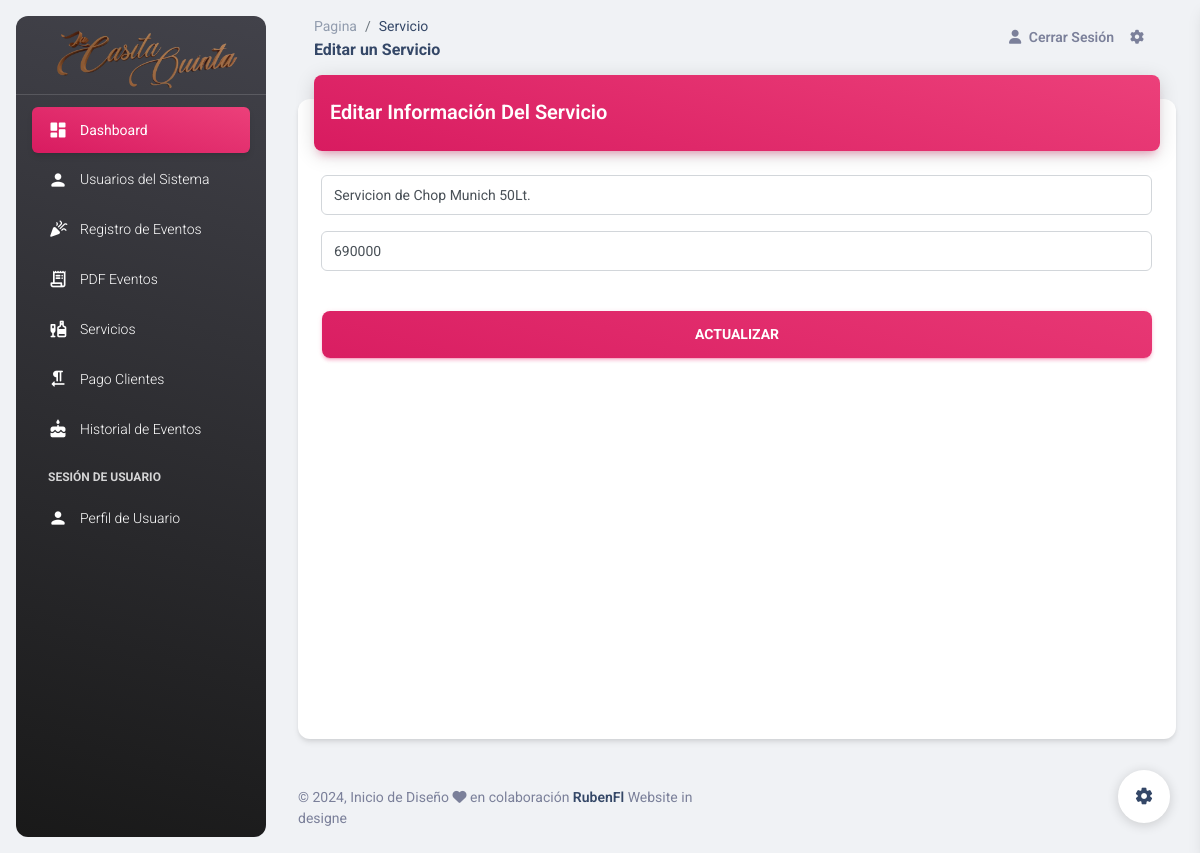
The page /Views/modificarServicio.php?id=16 (signed in) on the database as committed earlier.
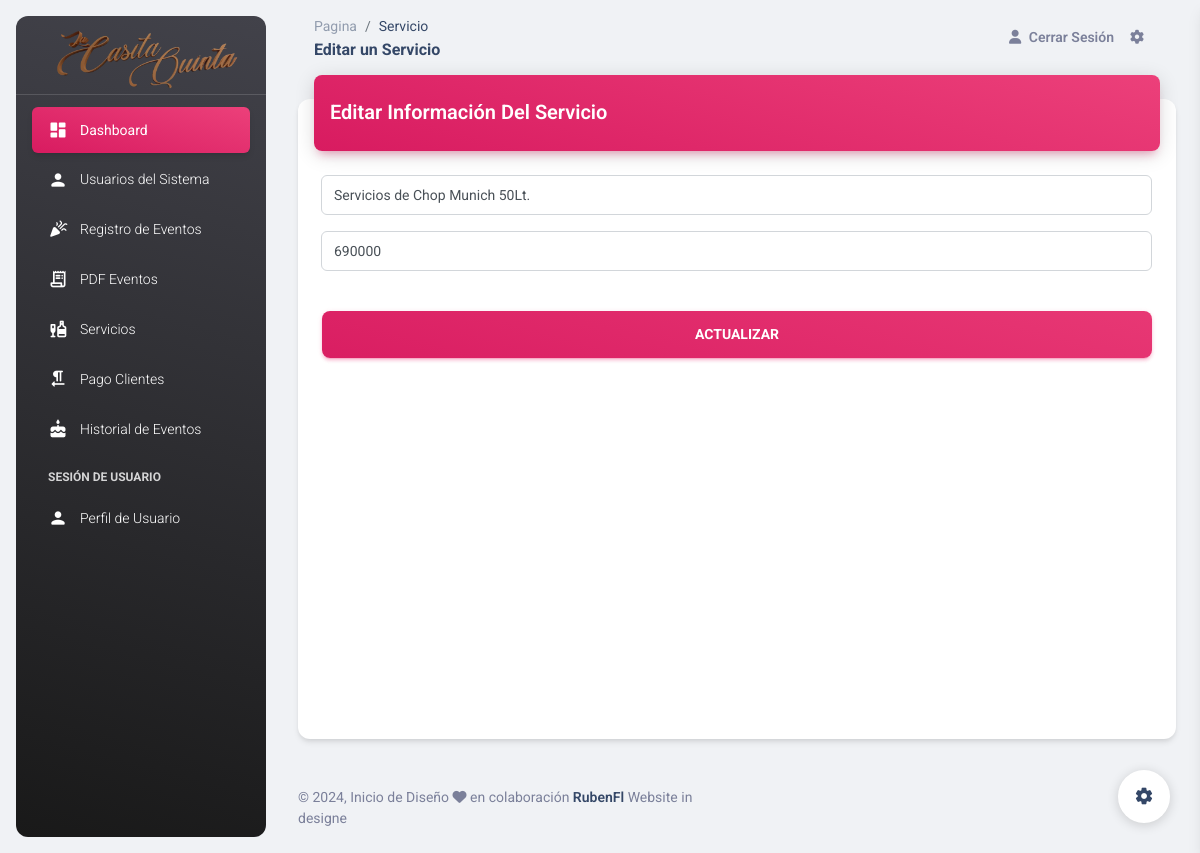
The same page on the database as committed later.
### tables this page shows
CREATE TABLE `servicios` (
  `id` int(11) NOT NULL,
  `descripcion` varchar(100) DEFAULT NULL,
  `precio` int(11) DEFAULT NULL,
  `created_at` timestamp NULL DEFAULT current_timestamp(),
  `estatus` int(11) NOT NULL DEFAULT 1
);

### Controllers/modificarServicioControllers.php (called while the page is built, shortened)
<?php
require_once("../Models/conexion.php");
$id = $_REQUEST['id'];
$sql = mysqli_query($conection,"SELECT * FROM servicios  WHERE id = $id AND estatus = 1");
$resultado = mysqli_num_rows($sql);
if ($resultado == 0) {
	header("location: ../Plantillas/servicios.php");
}else{
	while ($data = mysqli_fetch_array($sql)) {
		$descripcion   = $data['descripcion'];
		$precio        = $data['precio'];
	}
}
?>

### Views/modificarServicio.php (the view, shortened to what this page needs)
<?php
require_once('../Controllers/modificarServicioControllers.php');
require_once('../Includes/header_admin.php');
?>
<body class="g-sidenav-show  bg-gray-200">
  <?php require_once('../Includes/nav_admin.php'); ?>
  <main class="main-content position-relative max-height-vh-100 h-100 border-radius-lg ">
    <nav class="navbar navbar-main navbar-expand-lg px-0 mx-4 shadow-none border-radius-xl" id="navbarBlur" data-scroll="true">
      <div class="container-fluid py-1 px-3">
        <nav aria-label="breadcrumb">
          <ol class="breadcrumb bg-transparent mb-0 pb-0 pt-1 px-0 me-sm-6 me-5">
            <li class="breadcrumb-item text-sm"><a class="opacity-5 text-dark" href="javascript:;">Pagina</a></li>
            <li class="breadcrumb-item text-sm text-dark active" aria-current="page">Servicio</li>
          </ol>
          <h6 class="font-weight-bolder mb-0"> Editar un  Servicio</h6>
        </nav>
        <div class="collapse navbar-collapse mt-sm-0 mt-2 me-md-0 me-sm-4" id="navbar">
          <ul class="navbar-nav  justify-content-end">
            <li class="nav-item d-flex align-items-center">
              <a href="../Templates/salir.php" class="nav-link text-body font-weight-bold px-0">
                <i class="fa fa-user me-sm-1"></i>
                <span class="d-sm-inline d-none">Cerrar Sesión</span>
              </a>
            </li>
            <li class="nav-item px-3 d-flex align-items-center">
              <a href="javascript:;" class="nav-link text-body p-0">
                <i class="fa fa-cog fixed-plugin-button-nav cursor-pointer"></i>
              </a>
            </li>
          </ul>
        </div>
      </div>
    </nav>
<div class="container-fluid py-4">
        <div class="row min-vh-80">
          <div class="col-12">
            <div class="card h-100">
              <div class="card-header p-0 position-relative mt-n4 mx-3 z-index-2">
                <div class="bg-gradient-primary shadow-primary border-radius-lg pt-4 pb-3">
                  <h5 class="text-white text-capitalize ps-3">Editar información del Servicio </h5>
                </div>
              </div>
              <div class="card-body">
                <form role="form" method="POST" action="">
                  <div class="input-group input-group-outline mb-3">
                    <label class="form-label"></label>
                    <input type="text" class="form-control" placeholder="descripcion" name="descripcion" id="descripcion" required value="<?php echo $descripcion; ?>">
                  </div>
                  <div class="input-group input-group-outline mb-3">
                    <label class="form-label"></label>
                    <input type="text" class="form-control" placeholder="precio" name="precio" id="precio" required value="<?php echo $precio; ?>">
                  </div>
                  <div class="text-center">
                    <button type="submit" class="btn btn-lg bg-gradient-primary btn-lg w-100 mt-4 mb-0">Actualizar</button>
                  </div>
                  <br>
                </form>
              </div>
            </div>
          </div>
        </div>
      </div>
    <footer class="footer py-4  ">
      <div class="container-fluid">
        <div class="row align-items-center justify-content-lg-between">
          <div class="col-lg-6 mb-lg-0 mb-4">
            <div class="copyright text-center text-sm text-muted text-lg-start">
              © ,
              Inicio de Diseño <i class="fa fa-heart"></i> en colaboración
              <a href="#" class="font-weight-bold" target="_blank">RubenFl</a>
              Website in designe
            </div>
          </div>
        </div>
      </div>
    </footer>
  </main>
  <?php require_once('../Includes/footer_admin.php') ?>

Rows that differ between the two databases and show on the page:
changed servicios: descripcion "Servicion de Chop Munich 50Lt." → "Servicios de Chop Munich 50Lt."
